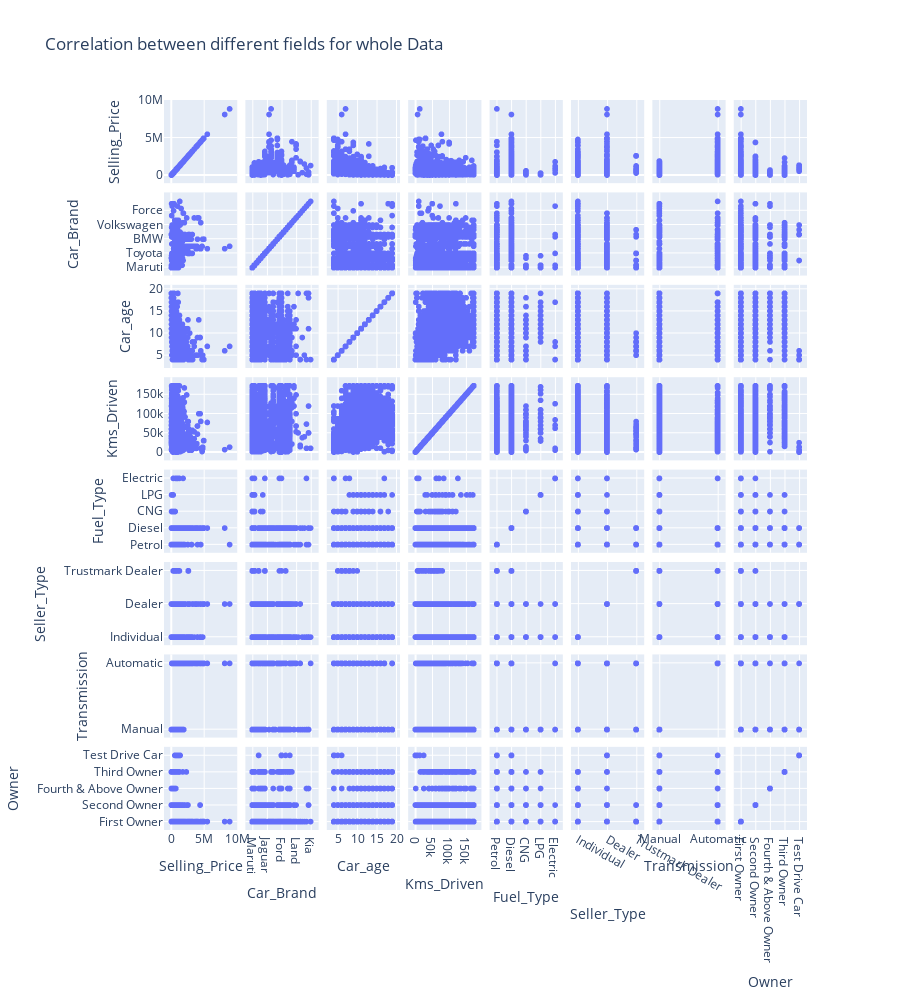

The notebook cell this image was saved under:
### Code cell
#Pairplot to find the relation between different variables.

dff = df[['Selling_Price','Car_Brand', 'Car_age', 'Kms_Driven', 'Fuel_Type','Seller_Type', 'Transmission', 'Owner']]
fig_pairplot = px.scatter_matrix(dff, height=1000,title= 'Correlation between different fields for whole Data')  
fig_pairplot

### Figure 1 — Plotly figure (JSON) as saved in the notebook; plotly's stock layout.template omitted (floating-point values rounded to 4 significant figures; data arrays with more than 128 entries replaced by an {"elided": "..."} marker saying what was removed)
{"data": [{"dimensions": [{"axis": {"matches": true}, "label": "Selling_Price", "values": {"elided": "4340 int values"}}, {"axis": {"matches": true}, "label": "Car_Brand", "values": {"elided": "4340 str values"}}, {"axis": {"matches": true}, "label": "Car_age", "values": {"elided": "4340 int values"}}, {"axis": {"matches": true}, "label": "Kms_Driven", "values": {"elided": "4340 int values"}}, {"axis": {"matches": true}, "label": "Fuel_Type", "values": {"elided": "4340 str values"}}, {"axis": {"matches": true}, "label": "Seller_Type", "values": {"elided": "4340 str values"}}, {"axis": {"matches": true}, "label": "Transmission", "values": {"elided": "4340 str values"}}, {"axis": {"matches": true}, "label": "Owner", "values": {"elided": "4340 str values"}}], "hovertemplate": "%{xaxis.title.text}=%{x}<br>%{yaxis.title.text}=%{y}<extra></extra>", "legendgroup": "", "marker": {"color": "#636efa", "symbol": "circle"}, "name": "", "showlegend": false, "type": "splom"}], "layout": {"dragmode": "select", "height": 1000, "legend": {"tracegroupgap": 0}, "title": {"text": "Correlation between different fields for whole Data"}}}
